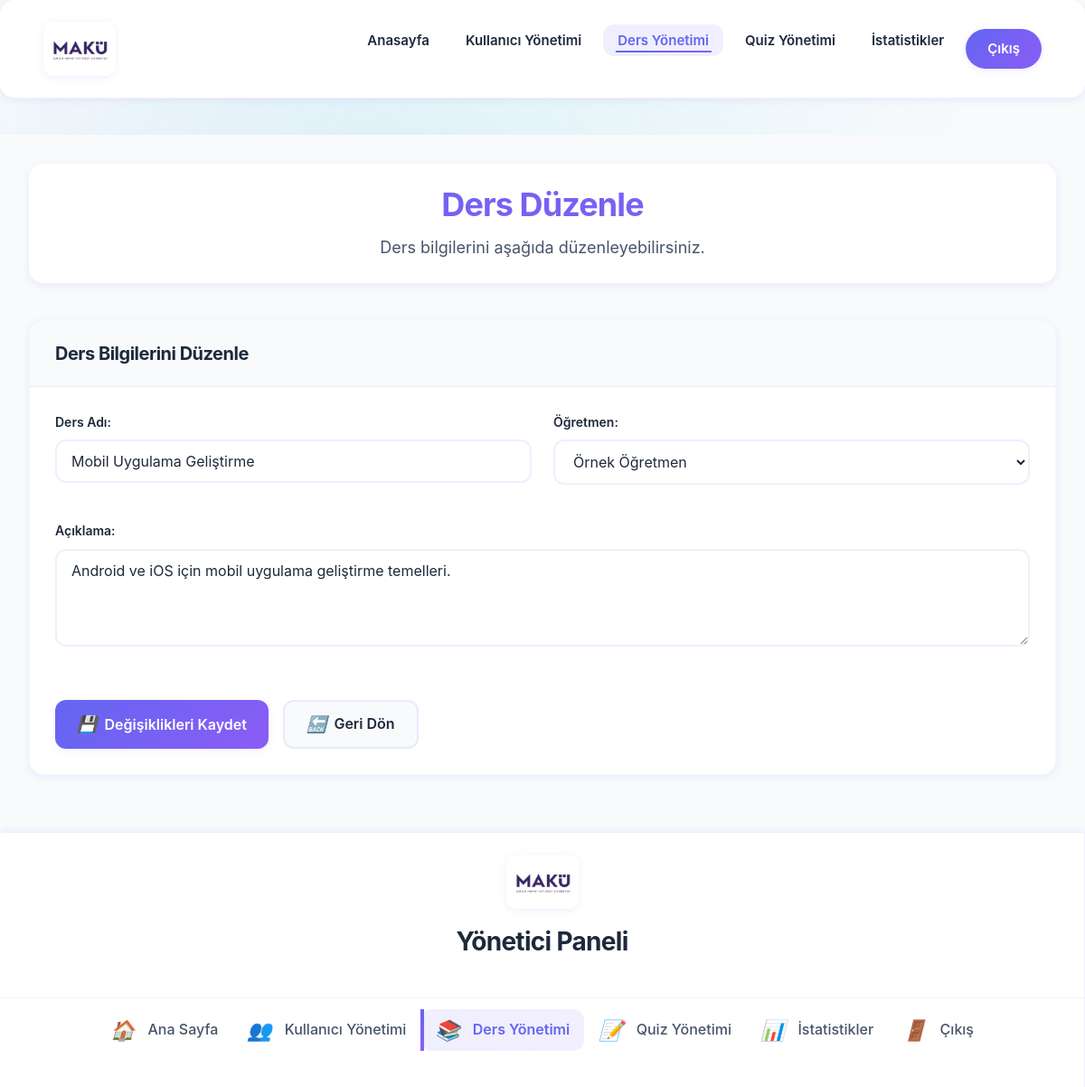
Screenshot of /admin_edit_course.php?id=3 (signed in) with the database file from the repository.
### tables this page shows
CREATE TABLE `courses` (
  `id` int(11) NOT NULL,
  `name` varchar(100) NOT NULL,
  `description` text DEFAULT NULL,
  `teacher_id` int(11) DEFAULT NULL,
  `created_at` timestamp NOT NULL DEFAULT current_timestamp(),
  `updated_at` timestamp NOT NULL DEFAULT current_timestamp() ON UPDATE current_timestamp()
);

CREATE TABLE `users` (
  `id` int(11) NOT NULL,
  `name` varchar(100) NOT NULL,
  `email` varchar(100) NOT NULL,
  `password` varchar(255) NOT NULL,
  `salt` varchar(32) DEFAULT NULL,
  `role` enum('student','teacher','admin') NOT NULL,
  `created_at` timestamp NOT NULL DEFAULT current_timestamp(),
  `updated_at` timestamp NOT NULL DEFAULT current_timestamp() ON UPDATE current_timestamp()
);

### config.php (called while the page is built, shortened)
<?php
function e($string) {
    return htmlspecialchars($string, ENT_QUOTES, 'UTF-8');
}
?>

### admin_edit_course.php (the view, shortened to what this page needs)
<?php
include "config.php";
$course_id = intval($_GET['id']);
$sql_course = "SELECT c.id, c.name, c.description, c.teacher_id
               FROM courses c
               WHERE c.id = ?";
$stmt_course = $conn->prepare($sql_course);
$stmt_course->execute([$course_id]);
$course = $stmt_course->fetch(PDO::FETCH_ASSOC);
$sql_teachers = "SELECT id, name FROM users WHERE role = 'teacher' ORDER BY name";
$result_teachers = $conn->query($sql_teachers);
$teachers = $result_teachers ? $result_teachers->fetchAll(PDO::FETCH_ASSOC) : [];
?>
<!DOCTYPE html>
<html lang="tr">
<head>
    <link rel="stylesheet" href="css/main.css">
</head>
<body class="dashboard-body">
    <header id="header" class="header dashboard-header">
        <div class="container">
            <img src="img/school-logo.jpg" alt="MAKÜ Logo" class="header-logo">
            <nav id="navmenu" class="navmenu">
                <ul>
                    <li><a href="admin_dashboard.php">Anasayfa</a></li>
                    <li><a href="admin_manage_users.php">Kullanıcı Yönetimi</a></li>
                    <li><a href="admin_manage_courses.php" class="active">Ders Yönetimi</a></li>
                    <li><a href="admin_manage_quizzes.php">Quiz Yönetimi</a></li>
                    <li><a href="admin_quiz_stats.php">İstatistikler</a></li>
                    <li><a href="islem/logout.php" class="btn-action">Çıkış</a></li>
                </ul>
            </nav>
        </div>
    </header>
    <div class="dashboard-container">
        <div class="sidebar">
            <div class="sidebar-header">
                <img src="img/school-logo.jpg" alt="MAKÜ Logo" class="sidebar-logo">
                <h3>Yönetici Paneli</h3>
            </div>
            <ul class="sidebar-menu">
                <li><a href="admin_dashboard.php"><i class="icon">🏠</i> Ana Sayfa</a></li>
                <li><a href="admin_manage_users.php"><i class="icon">👥</i> Kullanıcı Yönetimi</a></li>
                <li><a href="admin_manage_courses.php" class="active"><i class="icon">📚</i> Ders Yönetimi</a></li>
                <li><a href="admin_manage_quizzes.php"><i class="icon">📝</i> Quiz Yönetimi</a></li>
                <li><a href="admin_quiz_stats.php"><i class="icon">📊</i> İstatistikler</a></li>
                <li><a href="islem/logout.php"><i class="icon">🚪</i> Çıkış</a></li>
            </ul>
        </div>
        <main class="dashboard-content">
            <div class="dashboard-header">
                <h1>Ders Düzenle</h1>
                <p>Ders bilgilerini aşağıda düzenleyebilirsiniz.</p>
            </div>
            <div class="content-card">
                <div class="card-header">
                    <h2>Ders Bilgilerini Düzenle</h2>
                </div>
                <div class="card-body">
                    <form method="POST" action="" class="admin-form">
                        <div class="form-row">
                            <div class="form-group">
                                <label for="name">Ders Adı:</label>
                                <input type="text" id="name" name="name" value="<?php echo e($course['name']); ?>" required>
                            </div>
                            <div class="form-group">
                                <label for="teacher_id">Öğretmen:</label>
                                <select id="teacher_id" name="teacher_id">
                                    <?php foreach ($teachers as $teacher): ?>
                                        <option value="<?php echo $teacher['id']; ?>" <?php echo $course['teacher_id'] == $teacher['id'] ? 'selected' : ''; ?>><?php echo e($teacher['name']); ?></option>
                                    <?php endforeach; ?>
                                </select>
                            </div>
                        </div>
                        <div class="form-group">
                            <label for="description">Açıklama:</label>
                            <textarea id="description" name="description" rows="4"><?php echo e($course['description'] ?? ''); ?></textarea>
                        </div>
                        <div class="form-actions">
                            <button type="submit" class="primary-button">
                                <i class="button-icon">💾</i> Değişiklikleri Kaydet
                            </button>
                            <a href="admin_manage_courses.php" class="secondary-button">
                                <i class="button-icon">🔙</i> Geri Dön
                            </a>
                        </div>
                    </form>
                </div>
            </div>
        </main>
    </div>
</body>
</html>

### rows the page displays
courses: name "Mobil Uygulama Geliştirme", teacher_id "Örnek Öğretmen", description "Android ve iOS için mobil uygulama geliştirme temelleri."
